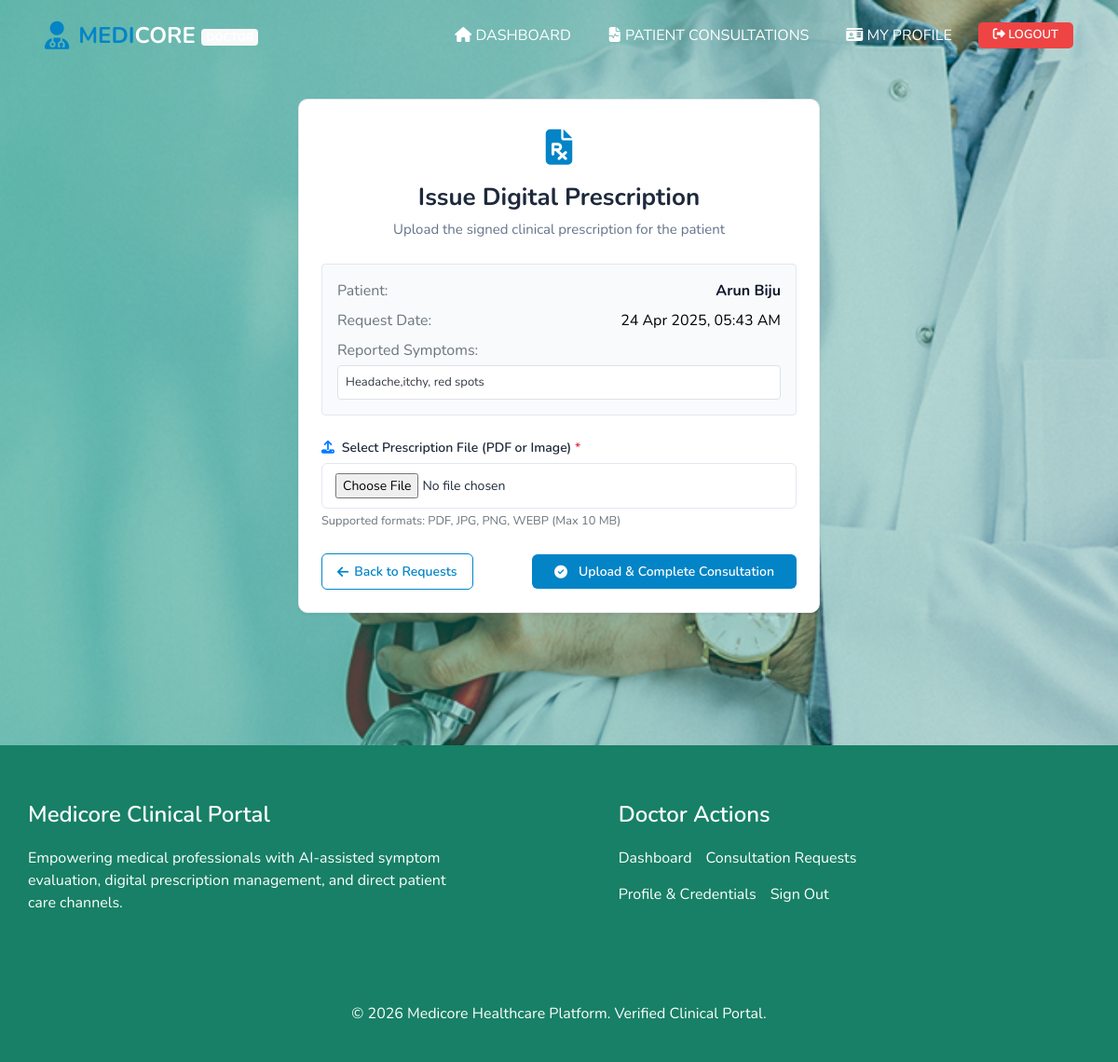
/Doctor/prescription/9/ (signed in), run on the app's committed database.
### User/models.py (models this page shows, shortened)
class tbl_request(models.Model):
    STATUS_PENDING = 0
    STATUS_ACCEPTED = 1
    STATUS_CHOICES = (
        (STATUS_PENDING, 'Pending'),
        (STATUS_ACCEPTED, 'Prescribed / Accepted'),
    )
    request_details = models.CharField(max_length=255)
    request_date = models.DateTimeField(auto_now_add=True)
    request_status = models.IntegerField(default=0, choices=STATUS_CHOICES, db_index=True)
    user = models.ForeignKey(tbl_registration, on_delete=models.CASCADE, related_name='consultation_requests')
    dotor = models.ForeignKey(tbl_doctor, on_delete=models.CASCADE, related_name='consultation_requests')
    class Meta:
        verbose_name = "Consultation Request"
        verbose_name_plural = "Consultation Requests"
        ordering = ['-request_date']

### Guest/models.py (models this page shows, shortened)
class tbl_registration(models.Model):
    registration_name = models.CharField(max_length=100)
    registration_email = models.CharField(max_length=100, db_index=True)
    registration_contact = models.CharField(max_length=30)
    registration_address = models.CharField(max_length=255)
    place = models.ForeignKey(tbl_place, on_delete=models.CASCADE, related_name='registrations')
    registration_photo = models.FileField(upload_to="Assets/Files/User")
    registration_password = models.CharField(max_length=128)
    class Meta:
        verbose_name = "User / Patient"
        verbose_name_plural = "Users / Patients"
        ordering = ['registration_name']

### Doctor/views.py (the view)
# urls.py: path('prescription/<int:id>/',views.prescription,name='prescription'),
@doctor_required
def prescription(request, id):
    doctor = get_object_or_404(tbl_doctor, id=request.session["did"])
    req = get_object_or_404(tbl_request, id=id, dotor=doctor)
    if request.method == "POST":
        file = request.FILES.get("file")
        if not file:
            messages.error(request, "Please select a prescription file to upload.")
            return render(request, 'Doctor/Prescription.html', {'request': req})
        is_valid, err = validate_uploaded_file(file, allow_pdf=True, max_size_mb=10)
        if not is_valid:
            messages.error(request, err)
            return render(request, 'Doctor/Prescription.html', {'request': req})
        with transaction.atomic():
            req.request_status = 1
            req.save(update_fields=['request_status'])
            tbl_prescription.objects.create(prescription_file=file, requestpres=req)
            send_notification(
                title="Prescription Available",
                message=f"Dr. {doctor.doctor_name} has reviewed your consultation and issued your prescription.",
                user=req.user,
                notification_type="prescription"
            )
        messages.success(request, "Prescription uploaded successfully.")
        return redirect("Doctor:viewrequest")
    else:
        return render(request, 'Doctor/Prescription.html', {'request': req})

### mainproject/security.py (called while the page is built)
def doctor_required(view_func):
    @wraps(view_func)
    def _wrapped(request, *args, **kwargs):
        did = request.session.get("did")
        role = request.session.get("role")
        if not did or role != "doctor":
            messages.error(request, "Please log in as a doctor to access this page.")
            return redirect("Guest:login")
        from Guest.models import tbl_doctor
        doctor = tbl_doctor.objects.filter(id=did).first()
        if not doctor:
            request.session.flush()
            messages.error(request, "Doctor account not found. Please log in again.")
            return redirect("Guest:login")
        if doctor.doctor_status != 1:
            messages.error(request, "Your doctor account is pending administrator approval.")
            return redirect("Guest:login")
        return view_func(request, *args, **kwargs)
    return _wrapped

### Doctor/Templates/Doctor/Prescription.html (shortened to what this page needs)
{% extends 'Doctor/Head.html' %}
{% block content %}
<div class="medicore-page-container" style="max-width: 600px;">
  <div class="medicore-card">
    <div class="medicore-page-header">
      <div style="font-size: 38px; color: #0284c7; margin-bottom: 8px;">
        <i class="fas fa-file-prescription"></i>
      </div>
      <h2 class="medicore-page-title">Issue Digital Prescription</h2>
      <p class="medicore-page-subtitle">Upload the signed clinical prescription for the patient</p>
    </div>
    <div class="p-3 mb-4 rounded" style="background: #f8fafc; border: 1px solid #e2e8f0;">
      <div class="d-flex justify-content-between mb-2">
        <span class="text-muted">Patient:</span>
        <strong style="color: #0f172a;">{{ request.user.registration_name }}</strong>
      </div>
      <div class="d-flex justify-content-between mb-2">
        <span class="text-muted">Request Date:</span>
        <span>{{ request.request_date|date:"d M Y, h:i A" }}</span>
      </div>
      <div class="mb-0">
        <span class="text-muted d-block mb-1">Reported Symptoms:</span>
        <div class="p-2 rounded bg-white text-dark border" style="font-size: 13px;">
          {{ request.request_details }}
        </div>
      </div>
    </div>
    <form method="POST" enctype="multipart/form-data">
      <div class="medicore-form-group">
        <label class="medicore-label" for="file">
          <i class="fas fa-upload text-primary mr-1"></i> Select Prescription File (PDF or Image) <span class="text-danger">*</span>
        </label>
        <input type="file" id="file" name="file" class="medicore-input" accept="image/*,.pdf" required>
        <small class="text-muted">Supported formats: PDF, JPG, PNG, WEBP (Max 10 MB)</small>
      </div>
      <div class="d-flex justify-content-between align-items-center mt-4">
        <a href="{% url 'Doctor:viewrequest' %}" class="btn-medicore-outline">
          <i class="fas fa-arrow-left"></i> Back to Requests
        </a>
        <button type="submit" class="btn-medicore-primary px-4 py-2">
          <i class="fas fa-check-circle mr-1"></i> Upload & Complete Consultation
        </button>
      </div>
    </form>
  </div>
</div>
{% endblock content %}

### Guest/static/Main/css/style.css (style rules this page uses)
body { font-family: 'Nunito', sans-serif; color: #000000; background-color: #fefefe; overflow-x: hidden; }
a, a:hover, a:focus { text-decoration: none; }

### Guest/static/Main/css/medicore-theme.css (style rules this page uses)
:root { --medicore-primary: #0284c7; --medicore-primary-hover: #0369a1; --medicore-primary-light: #e0f2fe; --medicore-secondary: #0d9488; --medicore-secondary-hover: #0f766e; --medicore-accent: #3b82f6; --medicore-bg: #f8fafc; --medicore-card-bg: #ffffff; --medicore-text-main: #1e293b; --medicore-text-muted: #64748b; --medicore-text-light: #94a3b8; --medicore-border: #e2e8f0; --medicore-border-focus: #38bdf8; --medicore-success: #10b981; --medicore-success-light: #d1fae5; --medicore-warning: #f59e0b; --medicore-warning-light: #fef3c7; --medicore-danger: #ef4444; --medicore-danger-light: #fee2e2; --medicore-info: #0ea5e9; --medicore-info-light: #e0f2fe; --medicore-shadow-sm: 0 1px 3px rgba(0, 0, 0, 0.07); --medicore-shadow-md: 0 4px 6px -1px rgba(0, 0, 0, 0.08), 0 2px 4px -1px rgba(0, 0, 0, 0.04); --medicore-shadow-lg: 0 10px 15px -3px rgba(0, 0, 0, 0.08), 0 4px 6px -2px rgba(0, 0, 0, 0.03); --medicore-radius-sm: 6px; --medicore-radius-md: 10px; --medicore-radius-lg: 16px; --medicore-radius-full: 9999px; }
.medicore-page-container { max-width: 1200px; margin: 30px auto; padding: 0 20px 40px 20px; }
.medicore-page-header { margin-bottom: 25px; text-align: center; }
.medicore-page-title { font-size: 26px; font-weight: 700; color: var(--medicore-text-main); margin-bottom: 8px; }
.medicore-page-subtitle { font-size: 15px; color: var(--medicore-text-muted); }
.medicore-card { background: var(--medicore-card-bg); border: 1px solid var(--medicore-border); border-radius: var(--medicore-radius-md); box-shadow: var(--medicore-shadow-sm); padding: 24px; margin-bottom: 24px; transition: box-shadow 0.2s ease, transform 0.2s ease; }
.btn-medicore-primary { background-color: var(--medicore-primary); color: #ffffff !important; border: none; padding: 9px 18px; font-size: 14px; font-weight: 600; border-radius: var(--medicore-radius-sm); cursor: pointer; display: inline-flex; align-items: center; gap: 8px; transition: background-color 0.2s ease, transform 0.1s ease; text-decoration: none !important; }
.btn-medicore-outline { background-color: transparent; color: var(--medicore-primary) !important; border: 1px solid var(--medicore-primary); padding: 8px 16px; font-size: 14px; font-weight: 600; border-radius: var(--medicore-radius-sm); cursor: pointer; display: inline-flex; align-items: center; gap: 6px; transition: all 0.2s ease; text-decoration: none !important; }
.medicore-form-group { margin-bottom: 18px; text-align: left; }
.medicore-label { display: block; font-size: 14px; font-weight: 600; color: var(--medicore-text-main); margin-bottom: 6px; }
.medicore-input, .medicore-select, .medicore-textarea { width: 100%; padding: 10px 14px; font-size: 14px; border: 1px solid var(--medicore-border); border-radius: var(--medicore-radius-sm); color: var(--medicore-text-main); background-color: #ffffff; transition: border-color 0.2s, box-shadow 0.2s; box-sizing: border-box; }

### data on the page
tbl_request: user.registration_name "Arun Biju", request_date "24 Apr 2025, 05:43 AM", request_details "Headache,itchy, red spots"
